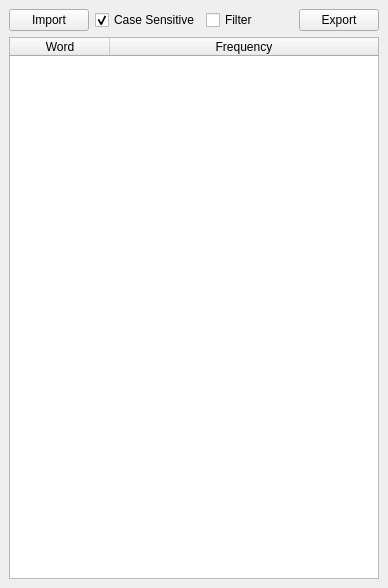
<?xml version="1.0" encoding="UTF-8"?>
<ui version="4.0">
 <class>Form</class>
 <widget class="QWidget" name="Form">
  <property name="geometry">
   <rect>
    <x>0</x>
    <y>0</y>
    <width>388</width>
    <height>588</height>
   </rect>
  </property>
  <property name="windowTitle">
   <string>Word Frequency Statistics</string>
  </property>
  <property name="windowIcon">
   <iconset>
    <normaloff>wfs.png</normaloff>wfs.png</iconset>
  </property>
  <layout class="QGridLayout" name="gridLayout">
   <property name="leftMargin">
    <number>0</number>
   </property>
   <property name="topMargin">
    <number>0</number>
   </property>
   <property name="rightMargin">
    <number>0</number>
   </property>
   <property name="bottomMargin">
    <number>0</number>
   </property>
   <property name="spacing">
    <number>0</number>
   </property>
   <item row="0" column="1">
    <widget class="QWidget" name="widget" native="true">
     <layout class="QGridLayout" name="gridLayout_2">
      <item row="0" column="0">
       <widget class="QPushButton" name="btn_import">
        <property name="text">
         <string>Import</string>
        </property>
       </widget>
      </item>
      <item row="0" column="4">
       <widget class="QPushButton" name="btn_export">
        <property name="text">
         <string>Export</string>
        </property>
       </widget>
      </item>
      <item row="1" column="0" colspan="5">
       <widget class="QTableWidget" name="tableWidget">
        <property name="sortingEnabled">
         <bool>true</bool>
        </property>
        <attribute name="horizontalHeaderDefaultSectionSize">
         <number>100</number>
        </attribute>
        <attribute name="horizontalHeaderShowSortIndicator" stdset="0">
         <bool>true</bool>
        </attribute>
        <attribute name="horizontalHeaderStretchLastSection">
         <bool>true</bool>
        </attribute>
        <attribute name="verticalHeaderStretchLastSection">
         <bool>false</bool>
        </attribute>
        <column>
         <property name="text">
          <string>Word</string>
         </property>
        </column>
        <column>
         <property name="text">
          <string>Frequency</string>
         </property>
        </column>
       </widget>
      </item>
      <item row="0" column="2">
       <widget class="QCheckBox" name="ckb_filter">
        <property name="text">
         <string>Filter</string>
        </property>
       </widget>
      </item>
      <item row="0" column="3">
       <spacer name="horizontalSpacer">
        <property name="orientation">
         <enum>Qt::Horizontal</enum>
        </property>
        <property name="sizeHint" stdset="0">
         <size>
          <width>40</width>
          <height>20</height>
         </size>
        </property>
       </spacer>
      </item>
      <item row="0" column="1">
       <widget class="QCheckBox" name="ckb_case_sensitive">
        <property name="text">
         <string>Case Sensitive</string>
        </property>
        <property name="checked">
         <bool>true</bool>
        </property>
        <property name="tristate">
         <bool>false</bool>
        </property>
       </widget>
      </item>
     </layout>
    </widget>
   </item>
  </layout>
 </widget>
 <resources/>
 <connections/>
</ui>
